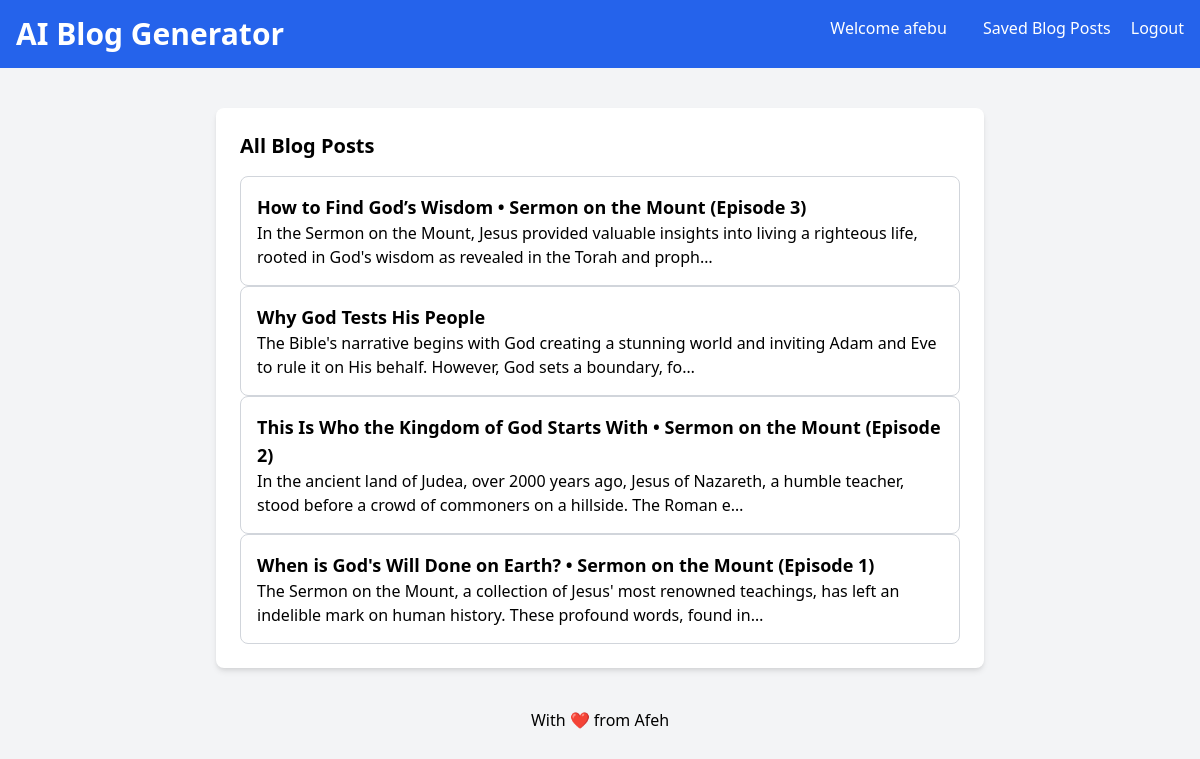
The page /blog-list (signed in) on the database its author committed.
### blog_generator/models.py (models this page shows, shortened)
class BlogPost(models.Model):
	user = models.ForeignKey(User, on_delete=models.CASCADE)
	youtube_title = models.CharField(max_length=300)
	youtube_link = models.URLField()
	generated_content = models.TextField()
	created_at = models.DateTimeField(auto_now_add=True)

### blog_generator/views.py (the view)
# urls.py: path('blog-list', views.blog_list, name='blog-list'),
def blog_list(request):
	blog_articles = BlogPost.objects.filter(user=request.user)
	return render(request, "all-blogs.html", {'blog_articles': blog_articles})

### templates/all-blogs.html (shortened to what this page needs)
<!DOCTYPE html>
<html lang="en">
	<head>
		<link href="https://cdn.jsdelivr.net/npm/tailwindcss@2.2.19/dist/tailwind.min.css" rel="stylesheet"/>
	</head>
	<body class="bg-gray-100 font-sans antialised">
		<nav class="bg-blue-600 p-4 text-white flex justify-between">
			<a href="/">
				<div>
					<h1 class="text-3xl font-bold">AI Blog Generator</h1>
				</div>
			</a>
			<div>
				<a href="/" class="text-white hover:underline mx-4">Welcome {{ user.username }}</a>
				<a href="/blog-list" class="text-white hover:underline mx-4">Saved Blog Posts</a>
				<a href="logout" class="text-white hover:underline">Logout</a>
			</div>
		</nav>
		<div class="container mx-auto mt-10 px-4 sm:px-0">
			<div class="max-w-3xl mx-auto bg-white p-6 rounded-lg shadow-md">
				<section>
					<h2 class="text-xl mb-4 font-semibold">All Blog Posts</h2>
					<div class="space-y-4">
						{% for blogs in blog_articles  reversed %}
						<a href="blog-details/{{blogs.id}}">
							<div class="border border-gray-300 p-4 rounded-lg">
								<h3 class="text-lg font-semibold">{{ blogs.youtube_title }}</h3>
								<p>{{ blogs.generated_content|truncatechars:150}}</p>
							</div>
						</a>
						{% endfor %}
				</section>
			</div>
		</div>
		<footer class="text-center p-4 text-black mt-6">
			<a href="https://github.com/Afeh">With ❤️ from Afeh</a>
		</footer>
	</body>
</html>

### rows shown on the page
BlogPost: youtube_title "How to Find God’s Wisdom • Sermon on the Mount (Episode 3)", generated_content "In the Sermon on the Mount, Jesus provided valuable insights into living a righteous life, rooted in God's wisdom as revealed in the Torah and proph…"
BlogPost: youtube_title "Why God Tests His People", generated_content "The Bible's narrative begins with God creating a stunning world and inviting Adam and Eve to rule it on His behalf. However, God sets a boundary, fo…"
BlogPost: youtube_title "This Is Who the Kingdom of God Starts With • Sermon on the Mount (Episode 2)", generated_content "In the ancient land of Judea, over 2000 years ago, Jesus of Nazareth, a humble teacher, stood before a crowd of commoners on a hillside. The Roman e…"
BlogPost: youtube_title "When is God's Will Done on Earth? • Sermon on the Mount (Episode 1)", generated_content "The Sermon on the Mount, a collection of Jesus' most renowned teachings, has left an indelible mark on human history. These profound words, found in…"

### other values the page prints
{{ user.username }} "afebu"
